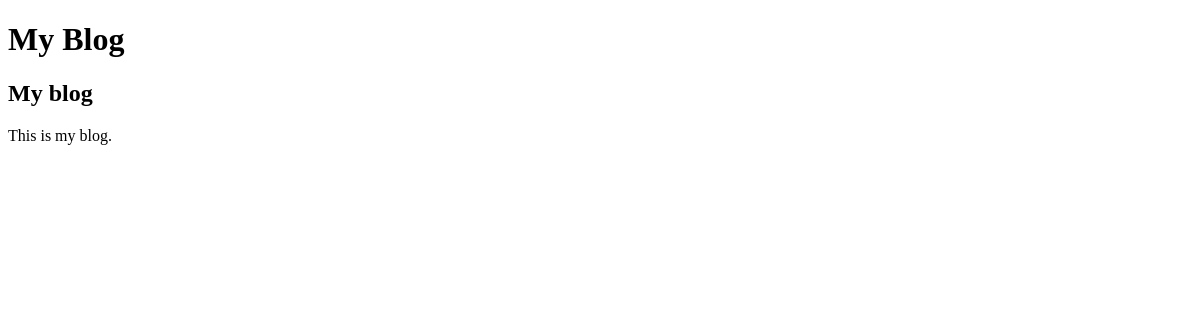
The page /blog/ on the database as committed earlier.
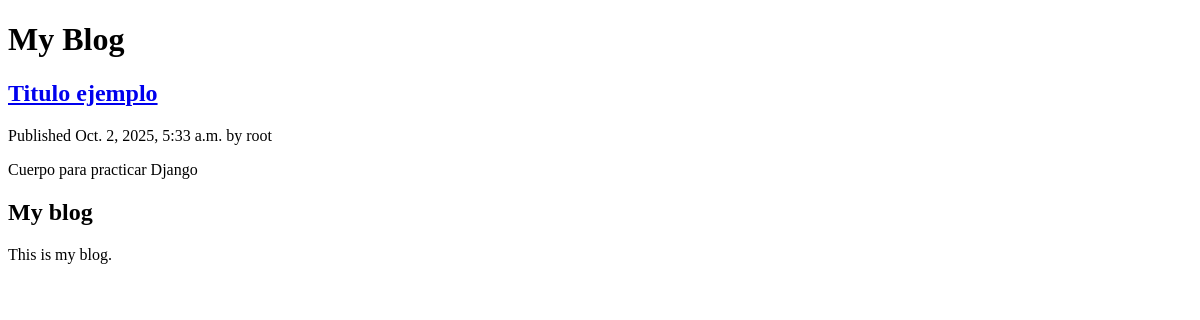
The same page on the database as committed later.
### blog/models.py (models this page shows, shortened)
class Post(models.Model):
    class Status(models.TextChoices):
        DRAF = 'DF', 'Draf'
        PUBLISHED = 'PB', 'Published'
    title = models.CharField(max_length=250)
    slug = models.SlugField(max_length=250)
    author = models.ForeignKey(User,
                               on_delete=models.CASCADE,
                               related_name='blog_posts')
    body = models.TextField()
    publish = models.DateTimeField(default=timezone.now)
    created = models.DateTimeField(auto_now_add=True)
    updated = models.DateTimeField(auto_now=True)
    status = models.CharField(max_length=2,
                             choices=Status.choices,
                             default=Status.DRAF)
    objects = models.Manager()
    published = PublishedManager()
    class Meta:
        ordering = ['-publish']
        indexes = [
            models.Index(fields=['-publish']),
        ]

### blog/views.py (the view)
def post_list(request):
    posts = Post.published.all()
    return render(request,
                   'blog/post/list.html',
                   {'posts': posts})

### blog/models.py (called while the page is built)
    def get_queryset(self):
        return super().get_queryset()\
                       .filter(status=Post.Status.PUBLISHED)

### blog/templates/blog/post/list.html (shortened to what this page needs)
{% extends "blog/base.html" %}
{% block content %}
  <h1>My Blog</h1>
  {% for post in posts %}
    <h2>
      <a href="{% url 'blog:post_detail' post.id %}">
        {{ post.title }}
      </a>
    </h2>
    <p class="date">
      Published {{ post.publish }} by {{ post.author }}
    </p>
    {{ post.body|truncatewords:30|linebreaks }}
  {% endfor %}
{% endblock %}

Rows that differ between the two databases and show on the page:
added Post: title "Titulo ejemplo", publish "Oct. 2, 2025, 5:33 a.m.", author "root", body "Cuerpo para practicar Django"
